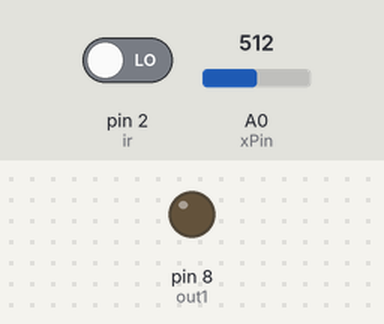
A sketch run on a simulated Arduino Nano, built with avr-gcc and run on an emulated ATmega328P. On the bench: output pins drawn as LEDs (lit = HIGH). Inputs (shaded band) come from the test bench; at power-on: pin 2 (ir) LOW, A0 (xPin) = 512.

Above: at 1.2 s.
1.3 s: pin 2 (ir) driven HIGH
At 1.9 s:
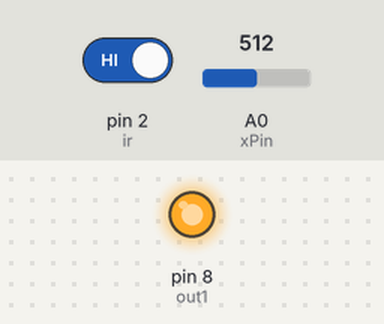
2.8 s: pin 2 (ir) driven LOW
At 3.1 s:
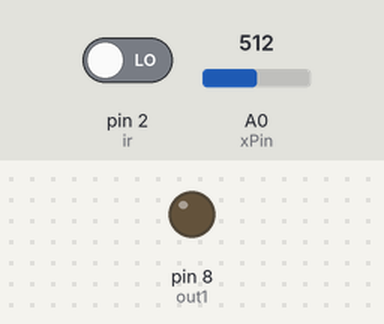
Timing chart, 0 to 5.8 s (numbered marks = the images above; inputs shaded):
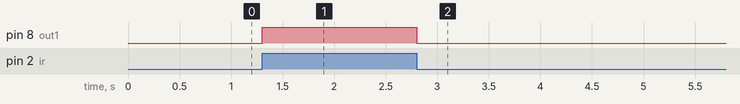

Measured:
- after the input at 1.3 s, pin 8 (out1): LOW → HIGH at once
- after the input at 2.8 s, pin 8 (out1): HIGH → LOW at once

The sketch:

code.ino
```cpp
//Auther-Sanket Hiremath
//connect the x axis output to the A0 pin of the arduino nano.
//connect the ir sensor output to the digital pin 2.
//connect the buzzer positive terminal to digital pin 8 of arduino.
int ir=2;
int xPin=A0;
int out1=8;

void setup(){
  pinMode(xPin,INPUT);
  pinMode(ir,INPUT);

  pinMode(out1,OUTPUT);

}


void loop()
{
   int irval=digitalRead(ir);

  if(irval==HIGH)

  {


    int xval=analogRead(xPin);
  if ((xval>376 && xval<430)) //stop
  {
    digitalWrite(out1,LOW);
   }
  else if((xval<376 && xval>430))
  {
    digitalWrite(out1,HIGH);
  }
    else
     {
      digitalWrite(out1,HIGH);

     }

  }
  else
  {
    digitalWrite(out1,LOW);

     }
}
```
